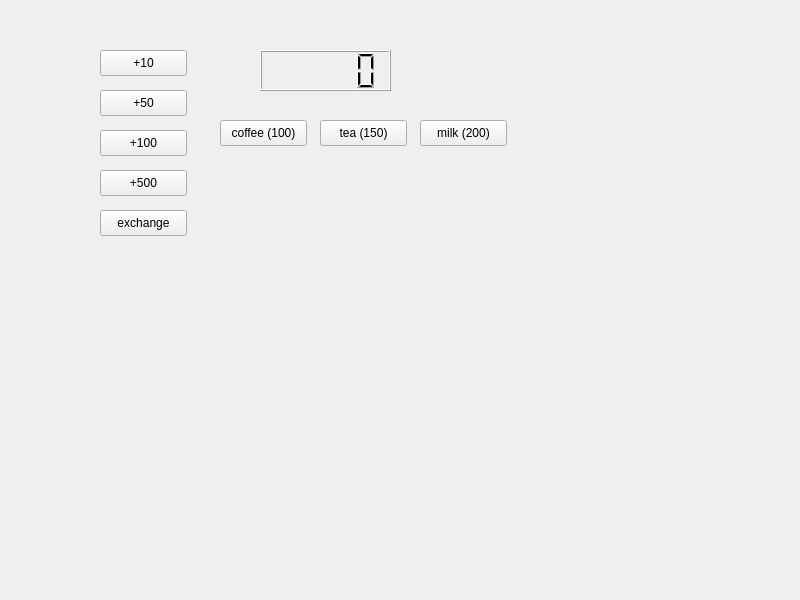
<?xml version="1.0" encoding="UTF-8"?>
<ui version="4.0">
 <class>Widget</class>
 <widget class="QWidget" name="Widget">
  <property name="geometry">
   <rect>
    <x>0</x>
    <y>0</y>
    <width>800</width>
    <height>600</height>
   </rect>
  </property>
  <property name="windowTitle">
   <string>Widget</string>
  </property>
  <widget class="QLCDNumber" name="lcdNumber">
   <property name="geometry">
    <rect>
     <x>260</x>
     <y>50</y>
     <width>131</width>
     <height>41</height>
    </rect>
   </property>
  </widget>
  <widget class="QPushButton" name="coin10">
   <property name="geometry">
    <rect>
     <x>100</x>
     <y>50</y>
     <width>87</width>
     <height>26</height>
    </rect>
   </property>
   <property name="text">
    <string>+10</string>
   </property>
  </widget>
  <widget class="QPushButton" name="coin50">
   <property name="geometry">
    <rect>
     <x>100</x>
     <y>90</y>
     <width>87</width>
     <height>26</height>
    </rect>
   </property>
   <property name="text">
    <string>+50</string>
   </property>
  </widget>
  <widget class="QPushButton" name="coin100">
   <property name="geometry">
    <rect>
     <x>100</x>
     <y>130</y>
     <width>87</width>
     <height>26</height>
    </rect>
   </property>
   <property name="text">
    <string>+100</string>
   </property>
  </widget>
  <widget class="QPushButton" name="coin500">
   <property name="geometry">
    <rect>
     <x>100</x>
     <y>170</y>
     <width>87</width>
     <height>26</height>
    </rect>
   </property>
   <property name="text">
    <string>+500</string>
   </property>
  </widget>
  <widget class="QPushButton" name="getExchange">
   <property name="geometry">
    <rect>
     <x>100</x>
     <y>210</y>
     <width>87</width>
     <height>26</height>
    </rect>
   </property>
   <property name="text">
    <string>exchange</string>
   </property>
  </widget>
  <widget class="QPushButton" name="buyCoffee">
   <property name="geometry">
    <rect>
     <x>220</x>
     <y>120</y>
     <width>87</width>
     <height>26</height>
    </rect>
   </property>
   <property name="text">
    <string>coffee (100)</string>
   </property>
  </widget>
  <widget class="QPushButton" name="buyTea">
   <property name="geometry">
    <rect>
     <x>320</x>
     <y>120</y>
     <width>87</width>
     <height>26</height>
    </rect>
   </property>
   <property name="text">
    <string>tea (150)</string>
   </property>
  </widget>
  <widget class="QPushButton" name="buyMilk">
   <property name="geometry">
    <rect>
     <x>420</x>
     <y>120</y>
     <width>87</width>
     <height>26</height>
    </rect>
   </property>
   <property name="text">
    <string>milk (200)</string>
   </property>
  </widget>
 </widget>
 <resources/>
 <connections/>
</ui>
